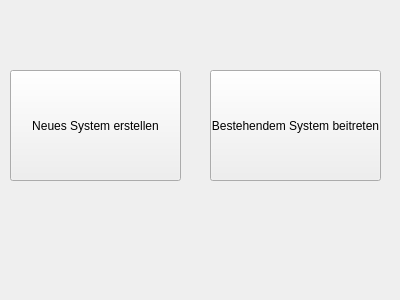
<?xml version="1.0" encoding="UTF-8"?>
<ui version="4.0">
 <class>View_ErsterSystemstart_test</class>
 <widget class="QWidget" name="View_ErsterSystemstart_test">
  <property name="geometry">
   <rect>
    <x>0</x>
    <y>0</y>
    <width>400</width>
    <height>300</height>
   </rect>
  </property>
  <property name="windowTitle">
   <string>Form</string>
  </property>
  <widget class="QPushButton" name="NeuesSystem">
   <property name="geometry">
    <rect>
     <x>10</x>
     <y>70</y>
     <width>171</width>
     <height>111</height>
    </rect>
   </property>
   <property name="text">
    <string>Neues System erstellen</string>
   </property>
  </widget>
  <widget class="QPushButton" name="Beitreten">
   <property name="geometry">
    <rect>
     <x>210</x>
     <y>70</y>
     <width>171</width>
     <height>111</height>
    </rect>
   </property>
   <property name="text">
    <string>Bestehendem System beitreten</string>
   </property>
  </widget>
 </widget>
 <resources/>
 <connections/>
</ui>
